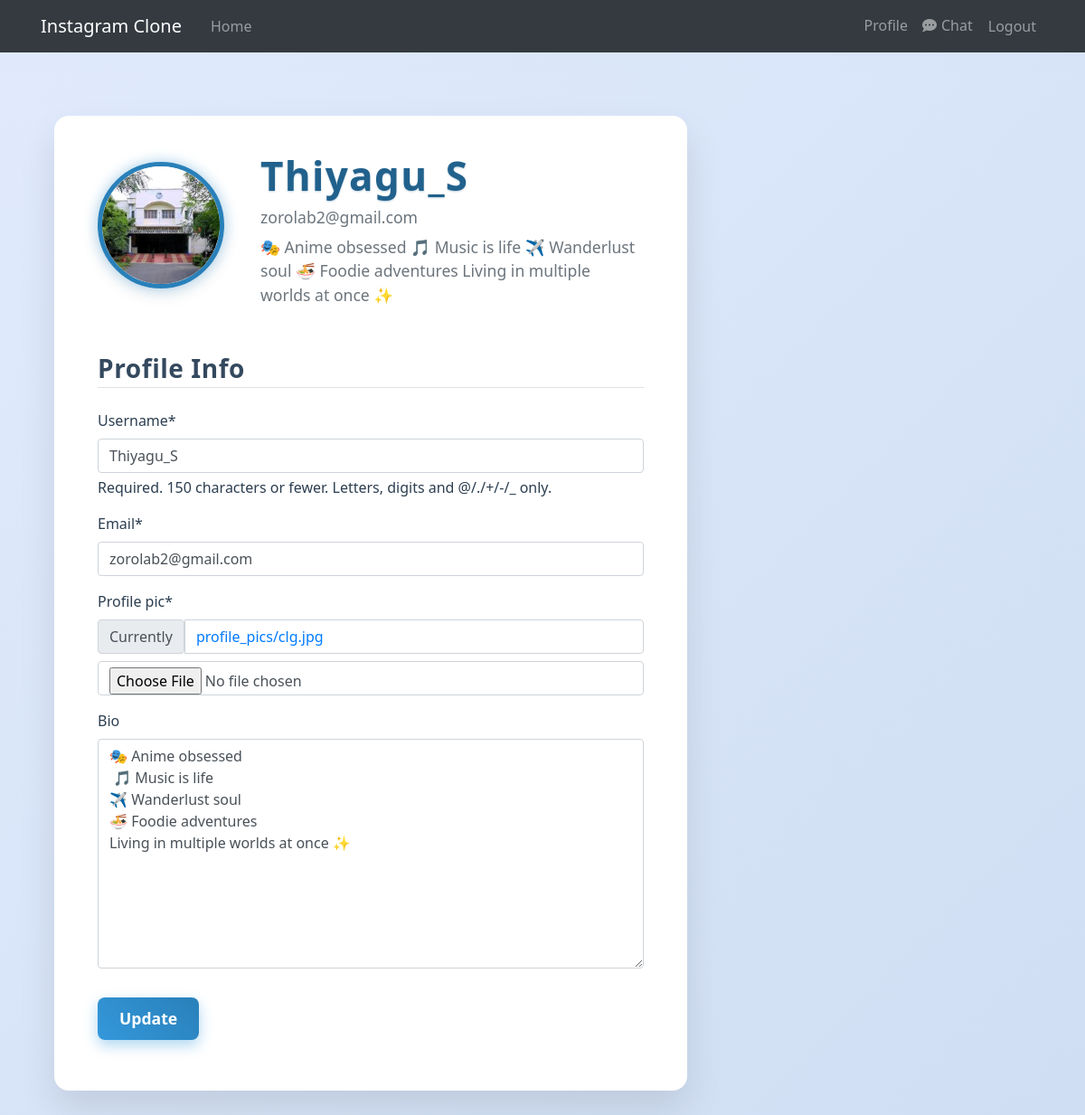
Before: /profile/ (signed in) with the older database file.
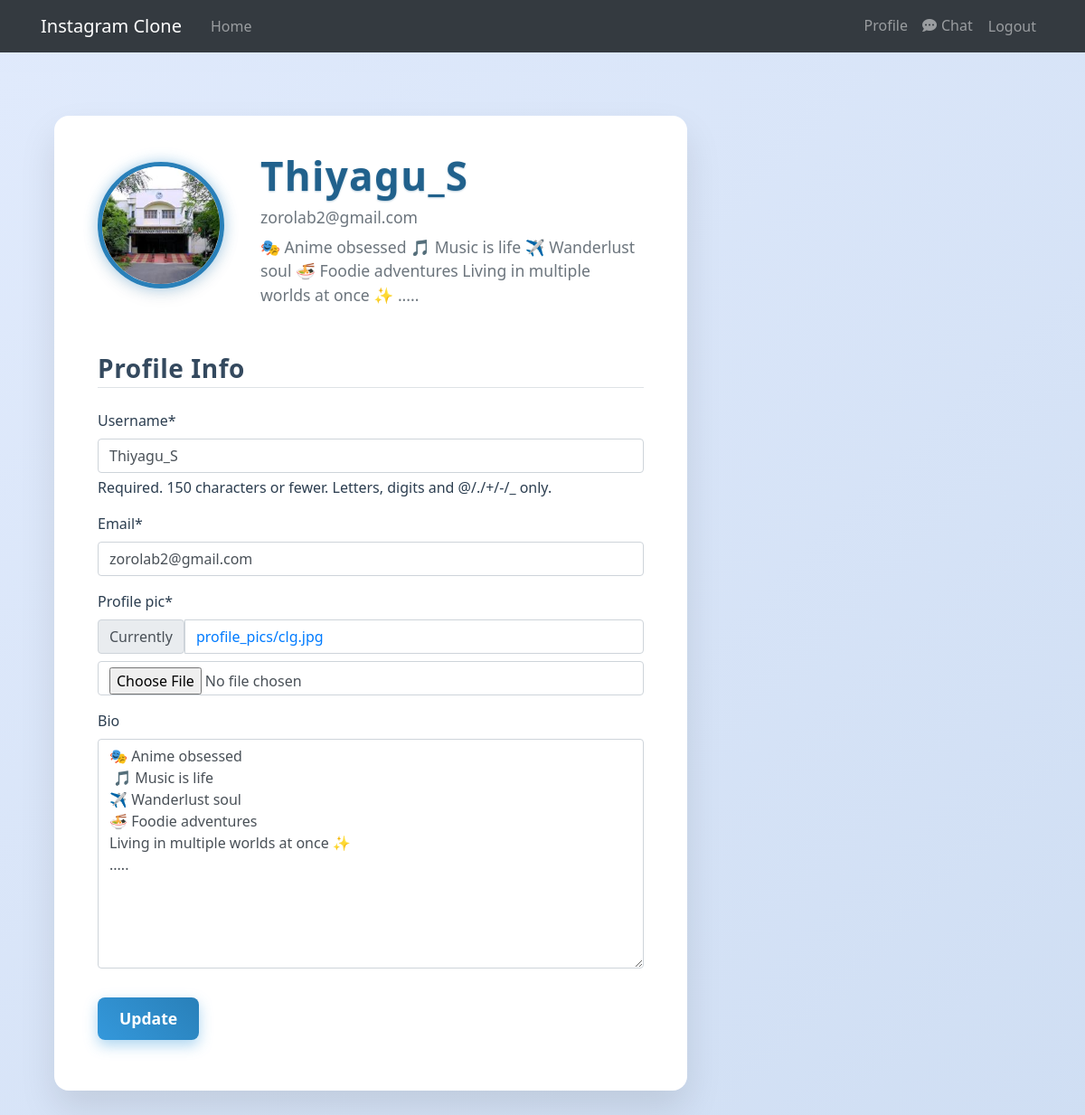
After: the same page with the newer database file.
### users/models.py (models this page shows, shortened)
class User(AbstractUser):
    profile_pic = models.ImageField(default='default.jpg', upload_to='profile_pics')
    bio = models.TextField(max_length=500, blank=True)

### users/views.py (the view)
# urls.py: path('profile/', profile, name='profile'),
@login_required
def profile(request):
    if request.method == 'POST':
        u_form = UserUpdateForm(request.POST, request.FILES, instance=request.user)
        if u_form.is_valid():
            u_form.save()
            messages.success(request, f'Your account has been updated!')
            return redirect('profile')
    else:
        u_form = UserUpdateForm(instance=request.user)
    context = {
        'u_form': u_form,
    }
    return render(request, 'users/profile.html', context)

### users/forms.py
class UserUpdateForm(forms.ModelForm):
    email = forms.EmailField()
    class Meta:
        model = User
        fields = ['username', 'email', 'profile_pic', 'bio']

### users/templates/users/profile.html (shortened to what this page needs)
{% extends "posts/base.html" %}
{% load crispy_forms_tags %}
{% block content %}
<div class="content-section">
    <div class="media">
        <img class="rounded-circle account-img" src="{{ user.profile_pic.url }}" alt="{{ user.username }} profile picture">
        <div class="media-body">
            <h2 class="account-heading">{{ user.username }}</h2>
            <p class="text-secondary">{{ user.email }}</p>
            <p class="text-secondary">{{ user.bio }}</p>
        </div>
    </div>
    <form method="POST" enctype="multipart/form-data" novalidate>
        <fieldset class="form-group">
            <legend class="border-bottom mb-4">Profile Info</legend>
            {{ u_form|crispy }}
        </fieldset>
        <div class="form-group">
            <button class="btn btn-outline-info" type="submit">Update</button>
        </div>
    </form>
</div>
{% endblock content %}

Changed rows visible on the page:
changed User "Thiyagu_S": bio "🎭 Anime obsessed 🎵 Music is life ✈️ Wanderlust soul 🍜 Foodie adventures Living in multiple worlds at once ✨" → "🎭 Anime obsessed 🎵 Music is life ✈️ Wanderlust soul 🍜 Foodie adventures Living in multiple worlds at once ✨ ....."
